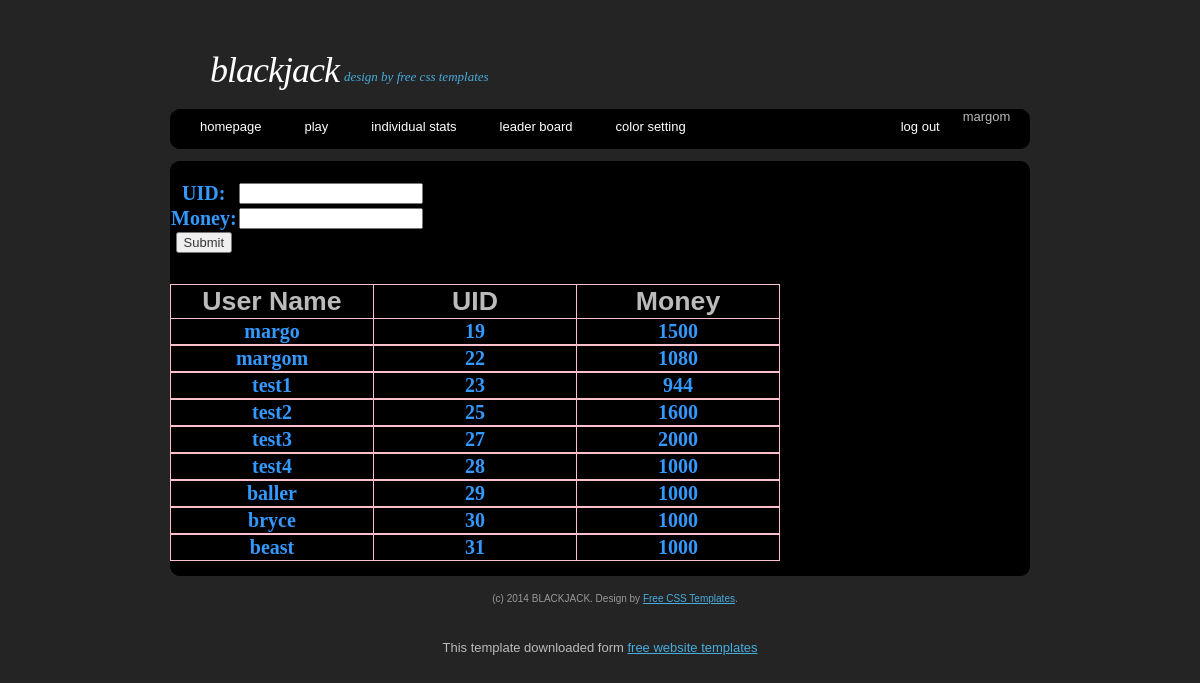
The app's page /admin.php (signed in) with its own data.
### tables this page shows
CREATE TABLE IF NOT EXISTS `uinfo` (
  `uid` int(11) NOT NULL,
  `money` double NOT NULL DEFAULT '1000',
  `last_login` timestamp NOT NULL DEFAULT CURRENT_TIMESTAMP ON UPDATE CURRENT_TIMESTAMP,
  UNIQUE KEY `user_id` (`uid`)
);

CREATE TABLE IF NOT EXISTS `user` (
  `uid` int(11) NOT NULL AUTO_INCREMENT,
  `FName` varchar(25) NOT NULL,
  `LName` varchar(40) NOT NULL,
  `Email` varchar(257) NOT NULL,
  `user_name` varchar(40) NOT NULL,
  `pass` varchar(257) NOT NULL,
  PRIMARY KEY (`uid`)
);

### admin.php (the view, shortened to what this page needs)
<?php
require_once 'header.php';
$con=mysqli_connect("127.0.0.1","login","login","blackjack") or die(mysql_error());
?>
<form action= admin.php method="post">
    <table class="form">
        <tr><td>UID: </td><td><input type=text name=uid length=6></td></tr>
        <tr><td>Money: </td><td><input type=text name=money length=10></td></tr>
        <tr><td><input type="submit" name="submit"></td></tr>
    </table>
</form>
<?php
$getUid = "SELECT u.user_name, i.uid, i.money FROM user AS u INNER JOIN uinfo AS i ON u.uid=i.uid";
$count = 0;
$getVal = mysqli_query($con, $getUid);
while($info = mysqli_fetch_array( $getVal )){
    echo "<table> ";
    if ($count == 0)
    {
        echo "<tr><th>User Name</th><th>UID</th><th>Money</th></tr>";
    }
    echo "<tr><td class='dis'>$info[user_name]</td><td class='dis'>$info[uid]</td><td class='dis'>$info[money]</td></tr>";
    echo "</table>";
    $count++;
}
require 'footer.php';

### default.css (style rules this page uses)
form { margin: 0; padding: 0; }
input, textarea, select { font-family: "Trebuchet MS", Arial, Helvetica, sans-serif; font-size: 13px; color: #333333; }
table, th { border:1px solid pink; border-collapse:collapse; font-size: 20pt; }
table.form, td.form { border: 1px; width: 200px; font-weight: bold; font-family: "Times New Roman"; font-size:15pt; text-align: center; color:#3399FF; }
td.dis { border: 1px solid pink; width: 200px; font-weight: bold; font-family: "Times New Roman"; font-size:15pt; text-align: center; color:#3399FF; }

### records on screen
uinfo: shows "User Name", uid.user_name "margo", uid "19", money "1500"
uinfo: uid.user_name "margom", uid "22", money "1080"
uinfo: uid.user_name "test1", uid "23", money "944"
uinfo: uid.user_name "test2", uid "25", money "1600"
uinfo: uid.user_name "test3", uid "27", money "2000"
uinfo: uid.user_name "test4", uid "28", money "1000"
uinfo: uid.user_name "baller", uid "29", money "1000"
uinfo: uid.user_name "bryce", uid "30", money "1000"
uinfo: uid.user_name "beast", uid "31", money "1000"

### other values on screen
$_SESSION["user"] "margom"
